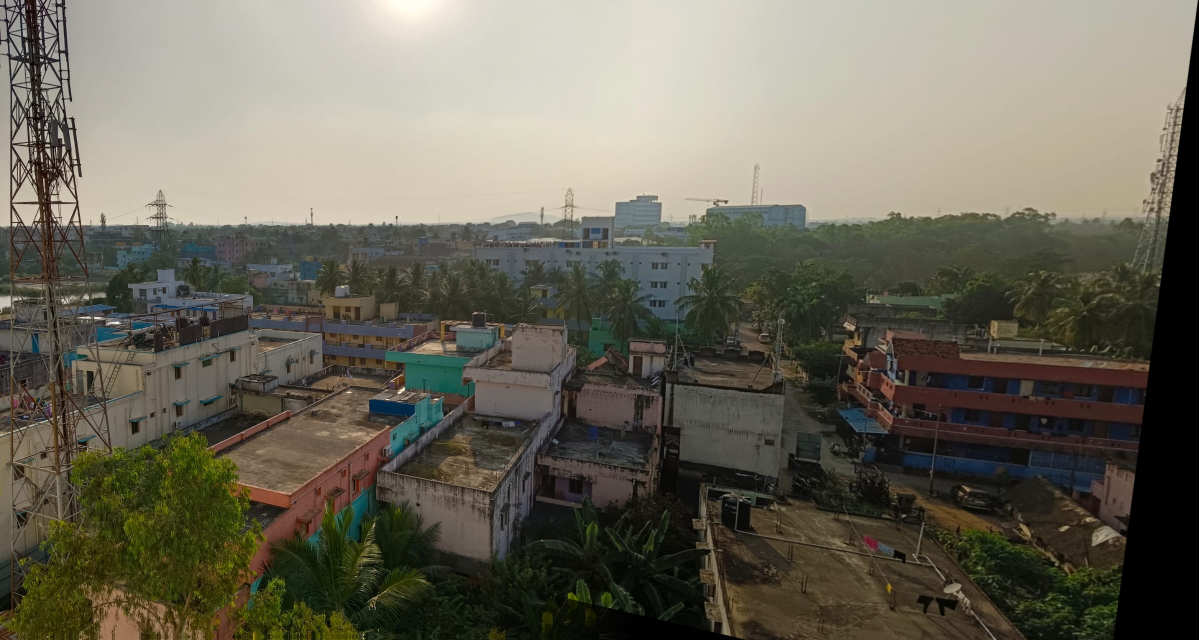
#> input picture panorama_image.jpg, 2397 x 1280 px (shown at 1/2 size)
$ python 'Image Stitcher_22.py'
#> lines starting #> are read from the running program, lines starting #| are printed output that depends on the picture
import pyfiglet
import numpy as np
import cv2
import sys
import os

# Display the Panorama text
panorama_text = pyfiglet.figlet_format("Panorama")
print(panorama_text)
print("Initializing...")

class ImageStitching:
    """Contains the utilities required to stitch images"""

    def __init__(self):
        self.smoothing_window_size = 500

    def give_gray(self, image):
        """Converts the input image to grayscale."""
        photo_gray = cv2.cvtColor(image, cv2.COLOR_RGB2GRAY)
        return image, photo_gray

    @staticmethod
    def _sift_detector(image):
        """Applies SIFT algorithm to the given image."""
        descriptor = cv2.SIFT_create()
        keypoints, features = descriptor.detectAndCompute(image, None)
        return keypoints, features

    def create_and_match_keypoints(self, features_train_image, features_query_image):
        """Creates and matches keypoints from the SIFT features using Brute Force matching."""
        bf = cv2.BFMatcher(cv2.NORM_L2, crossCheck=True)
        best_matches = bf.match(features_train_image, features_query_image)
        #print(best_matches)
        raw_matches = sorted(best_matches, key=lambda x: x.distance)
        return raw_matches

    def compute_homography(self, keypoints_train_image, keypoints_query_image, matches, reprojThresh):
        """Computes the Homography to map images to a single plane using RANSAC algorithm."""
        keypoints_train_image = np.float32([keypoint.pt for keypoint in keypoints_train_image])
        keypoints_query_image = np.float32([keypoint.pt for keypoint in keypoints_query_image])

        if len(matches) >= 4:
            points_train = np.float32([keypoints_train_image[m.queryIdx] for m in matches])
            points_query = np.float32([keypoints_query_image[m.trainIdx] for m in matches])
            H, status = cv2.findHomography(points_train, points_query, cv2.RANSAC, reprojThresh)
            return matches, H, status
        else:
            print("Minimum match count not satisfied; cannot get homography.")
            return None

    def create_mask(self, query_image, train_image, version):
        """Creates the mask using query and train images for blending."""
        height_query_photo = query_image.shape[0]
        width_query_photo = query_image.shape[1]
        width_train_photo = train_image.shape[1]
        height_panorama = height_query_photo
        width_panorama = width_query_photo + width_train_photo
        offset = int(self.smoothing_window_size / 2)
        barrier = query_image.shape[1] - int(self.smoothing_window_size / 2)
        mask = np.zeros((height_panorama, width_panorama))

        if version == "left_image":
            mask[:, barrier - offset: barrier + offset] = np.tile(
                np.linspace(1, 0, 2 * offset).T, (height_panorama, 1)
            )
            mask[:, : barrier - offset] = 1
        else:
            mask[:, barrier - offset: barrier + offset] = np.tile(
                np.linspace(0, 1, 2 * offset).T, (height_panorama, 1)
            )
            mask[:, barrier + offset:] = 1

        return cv2.merge([mask, mask, mask])

    def blending_smoothing(self, query_image, train_image, homography_matrix):
        """Blends both query and train images via the homography matrix."""
        height_img1 = query_image.shape[0]
        width_img1 = query_image.shape[1]
        width_img2 = train_image.shape[1]
        height_panorama = height_img1
        width_panorama = width_img1 + width_img2

        panorama1 = np.zeros((height_panorama, width_panorama, 3), dtype=np.float32)
        mask1 = self.create_mask(query_image, train_image, version="left_image")
        panorama1[0:query_image.shape[0], 0:query_image.shape[1], :] = query_image
        panorama1 *= mask1

        mask2 = self.create_mask(query_image, train_image, version="right_image")
        panorama2 = (
            cv2.warpPerspective(train_image, homography_matrix, (width_panorama, height_panorama))
            * mask2
        )

        result = panorama1 + panorama2

        # Remove extra blackspace
        rows, cols = np.where(result[:, :, 0] != 0)
        min_row, max_row = min(rows), max(rows) + 1
        min_col, max_col = min(cols), max(cols) + 1

        final_result = result[min_row:max_row, min_col:max_col, :]
        return final_result

    def draw_and_show_keypoints(self, image, keypoints, width=None, height=None):
        """Draws and shows keypoints on the image, with optional resizing."""
        if width is not None and height is not None:
           image = cv2.resize(image, (width, height), interpolation=cv2.INTER_AREA)

        image_with_keypoints = cv2.drawKeypoints(image, keypoints, None, flags=cv2.DRAW_MATCHES_FLAGS_DRAW_RICH_KEYPOINTS)
        cv2.imshow("Keypoints", image_with_keypoints)
        cv2.waitKey(0)
        cv2.destroyAllWindows()

def read(image_dir_list):
    """Reads the images from the provided directory list and returns them as a list."""
    images_list = []
    for image_dir in image_dir_list:
        image = cv2.imread(image_dir)
        images_list.append(image)
    return images_list, len(images_list)

def recurse(image_list, no_of_images):
    """Recursive function to get panorama of multiple images."""
    if no_of_images == 2:
        result, mapped_image = forward(
            query_photo=image_list[no_of_images - 2],
            train_photo=image_list[no_of_images - 1],
        )
        return result, mapped_image
    else:
        result, _ = forward(
            query_photo=image_list[no_of_images - 2],
            train_photo=image_list[no_of_images - 1],
        )
        image_list[no_of_images - 2] = result
        return recurse(image_list, no_of_images - 1)

def forward(query_photo, train_photo):
    """Runs a forward pass using the ImageStitching class."""
    image_stitching = ImageStitching()
    _, query_photo_gray = image_stitching.give_gray(query_photo)
    _, train_photo_gray = image_stitching.give_gray(train_photo)

    keypoints_train_image, features_train_image = image_stitching._sift_detector(train_photo_gray)
    keypoints_query_image, features_query_image = image_stitching._sift_detector(query_photo_gray)

    # Show the keypoints on the images
    image_stitching.draw_and_show_keypoints(query_photo, keypoints_query_image,width=800, height=600)
    image_stitching.draw_and_show_keypoints(train_photo, keypoints_train_image,width=800, height=600)

    matches = image_stitching.create_and_match_keypoints(features_train_image, features_query_image)

    mapped_feature_image = cv2.drawMatches(
        train_photo,
        keypoints_train_image,
        query_photo,
        keypoints_query_image,
        matches[:100],
        None,
        flags=cv2.DrawMatchesFlags_NOT_DRAW_SINGLE_POINTS
    )

    M = image_stitching.compute_homography(
        keypoints_train_image, keypoints_query_image, matches, reprojThresh=4
    )

    if M is None:
        return "Error: cannot stitch images"

    (matches, homography_matrix, status) = M

    result = image_stitching.blending_smoothing(query_photo, train_photo, homography_matrix)
    return result, mapped_feature_image

if __name__ == "__main__":
    try:
        num_images = int(input("Enter the number of images to stitch: "))
#> the answer given: 3
        image_paths = []

        for i in range(num_images):
            image_path = input(f"Enter the path for image {i + 1}: ")
            image_paths.append(image_path)
#> this loop made 3 passes; the answer given on pass 1: panorama_image.jpg

        def read_images(image_path):
            photo = cv2.imread(image_path)
            return photo

        images = [read_images(path) for path in image_paths]
#> in read_images, photo is the input picture: shape (1280, 2397, 3); mean B, G, R 89.3, 102.9, 106.4
#> images = 3 items

        result, _ = recurse(images, num_images)
#> in give_gray, `photo_gray = cv2.cvtColor(image, cv2.COLOR_RGB2GRAY)`:
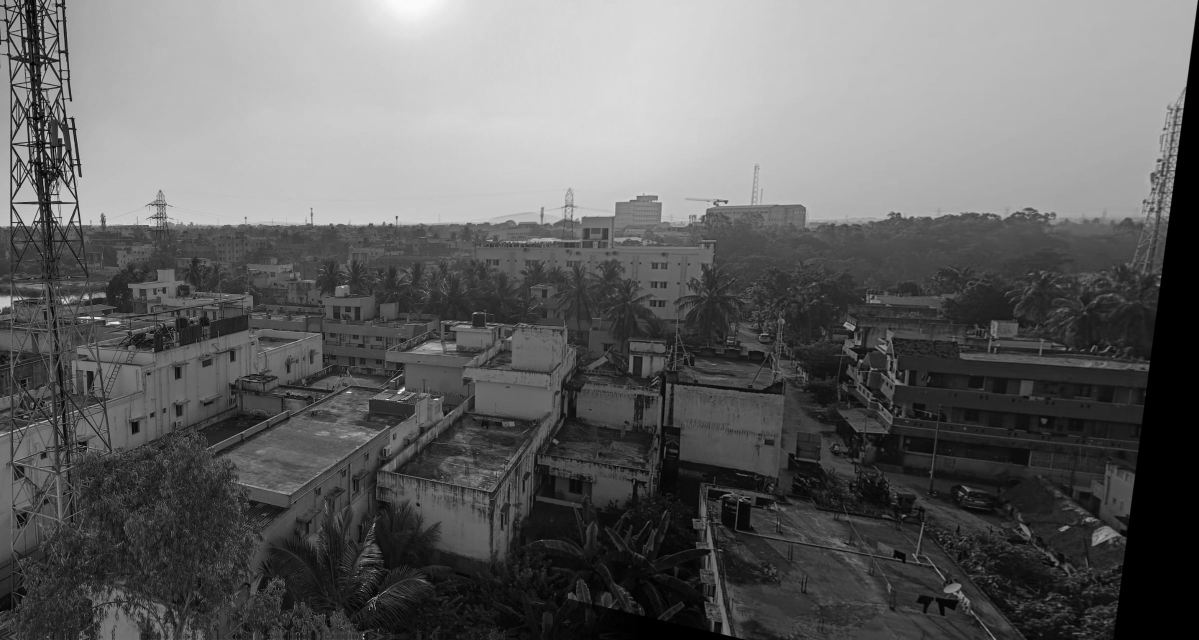
#> photo_gray: shape (1280, 2397) (shown at 1/2 size); min 0, max 251, mean 99.3
#> in _sift_detector, `keypoints, features = descriptor.detectAndCompute(image, None)`: keypoints = 12684 keypoints; strongest (x, y, size): (78, 264, 2.8), (72, 446, 2.5), (83, 120, 4.3), (44, 450, 2.3)
#> in forward, `keypoints_train_image, features_train_image = image_stitching._sift_de..`: keypoints_train_image has the same summary as keypoints in _sift_detector
#> in forward, `keypoints_query_image, features_query_image = image_stitching._sift_de..`: keypoints_query_image has the same summary as keypoints in _sift_detector
#> call 2 of draw_and_show_keypoints, with width = 800, height = 600
#> in draw_and_show_keypoints (call 2), `image_with_keypoints = cv2.drawKeypoints(image, keypoints, None, flags..`:
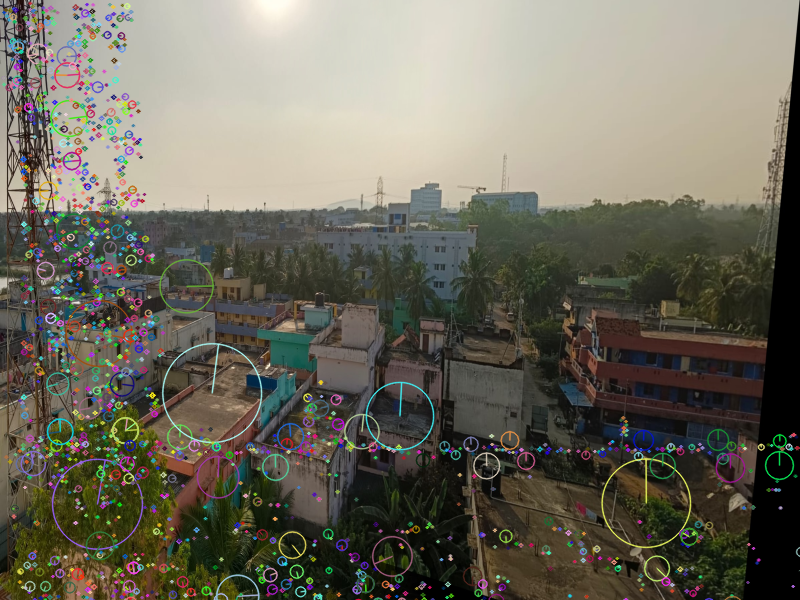
#> image_with_keypoints: shape (600, 800, 3); mean of channels 0, 1, 2 93, 105.7, 108.9; drawn as B, G, R
#> in create_and_match_keypoints, `best_matches = bf.match(features_train_image, features_query_image)`: best_matches = 12684 matches
#> in forward, `mapped_feature_image = cv2.drawMatches( train_photo, keypoints_train_i..`:
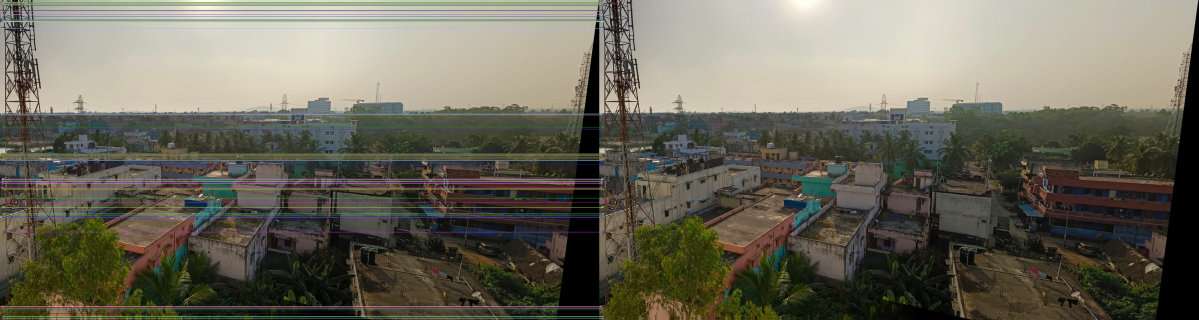
#> mapped_feature_image: shape (1280, 4794, 3) (shown at 1/4 size); mean B, G, R 90.8, 104.2, 107.2
#> in compute_homography, `keypoints_train_image = np.float32([keypoint.pt for keypoint in keypoi..`: keypoints_train_image = 12684 pairs, first value 2.82 to 2369.9, second value 2.72 to 1277.2
#> in compute_homography, `keypoints_query_image = np.float32([keypoint.pt for keypoint in keypoi..`: keypoints_query_image has the same summary as keypoints_train_image
#> in compute_homography, `points_train = np.float32([keypoints_train_image[m.queryIdx] for m in ..`: points_train has the same summary as keypoints_train_image
#> in compute_homography, `points_query = np.float32([keypoints_query_image[m.trainIdx] for m in ..`: points_query has the same summary as keypoints_train_image
#> in compute_homography, `H, status = cv2.findHomography(points_train, points_query, cv2.RANSAC,..`: H = [[1, -2.06e-15, -1.51e-12], [2.99e-15, 1, -2.51e-12], [3.96e-18, -6.25e-19, 1]]; status = 12684 values from 1 to 1
#> in forward, `M = image_stitching.compute_homography( keypoints_train_image, keypoin..`: M = 3 matches
#> in forward, `(matches, homography_matrix, status) = M`: homography_matrix has the same summary as H in compute_homography; status = 12684 values from 1 to 1
#> in blending_smoothing, `mask1 = self.create_mask(query_image, train_image, version="left_image")`:
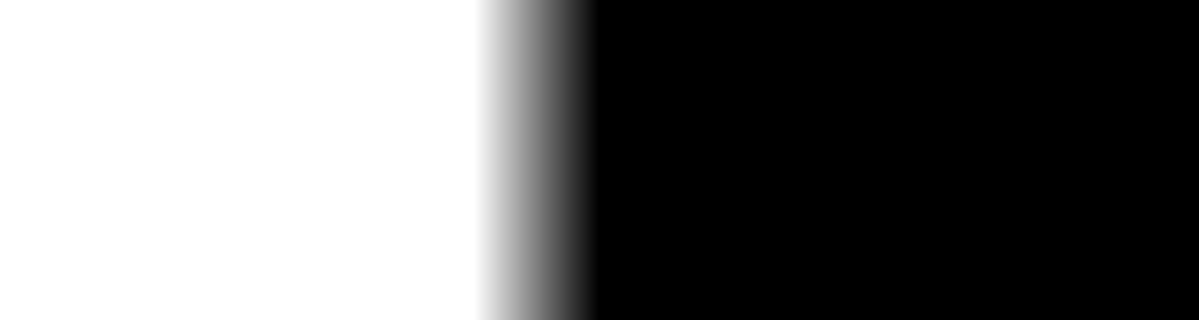
#> mask1: shape (1280, 4794, 3) float64 (shown at 1/4 size); min 0, max 1, mean 0.448
#> in blending_smoothing, `panorama1 *= mask1`:
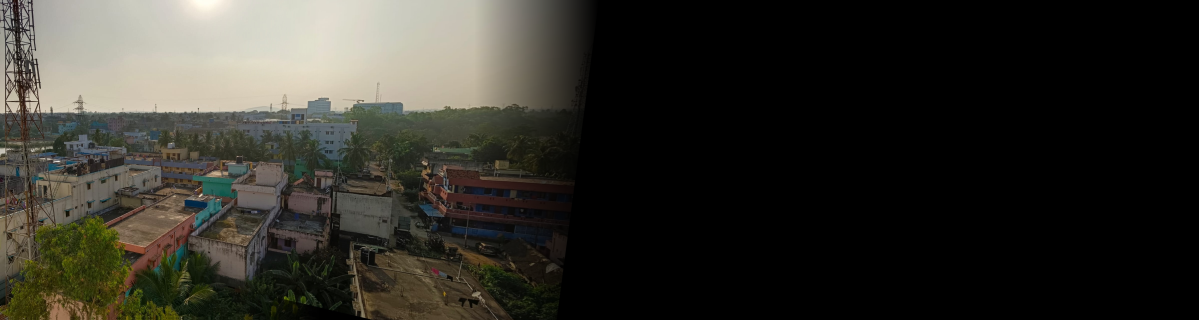
#> panorama1: shape (1280, 4794, 3) float32 (shown at 1/4 size); mean B, G, R 41.4, 47.7, 49.2
#> in blending_smoothing, `mask2 = self.create_mask(query_image, train_image, version="right_imag..`:
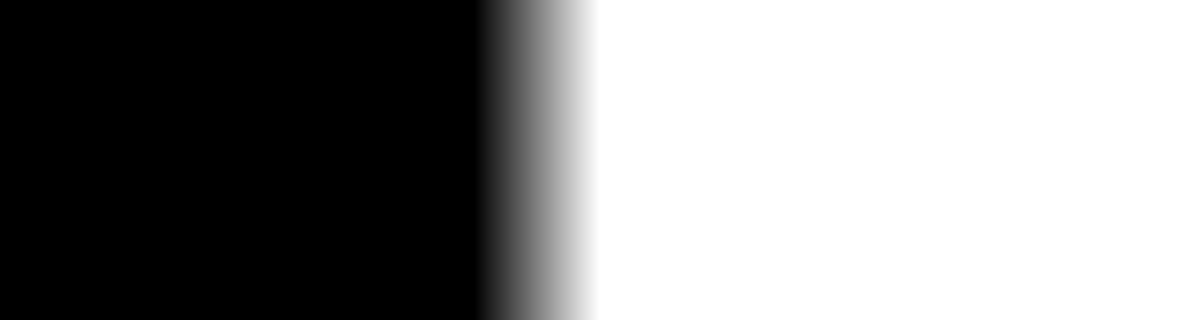
#> mask2: shape (1280, 4794, 3) float64 (shown at 1/4 size); min 0, max 1, mean 0.552
#> in blending_smoothing, `panorama2 = ( cv2.warpPerspective(train_image, homography_matrix, (wid..`:
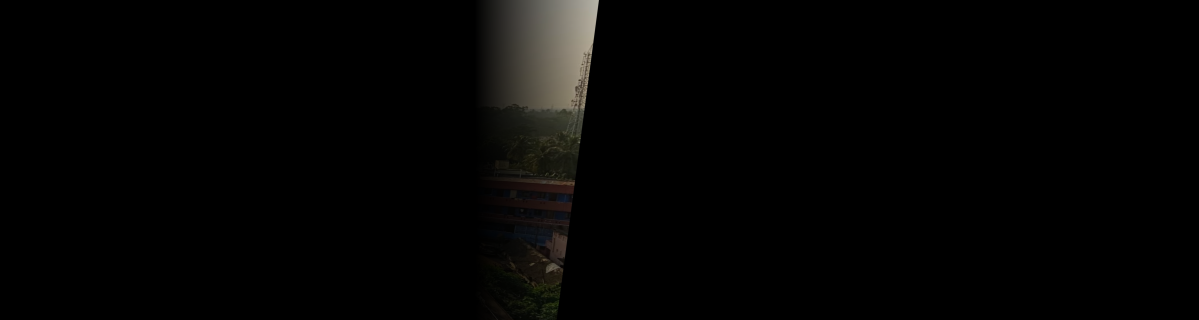
#> panorama2: shape (1280, 4794, 3) float64 (shown at 1/4 size); mean B, G, R 3.2, 3.8, 4
#> in blending_smoothing, `min_row, max_row = min(rows), max(rows) + 1`: min_row = 0; max_row = 1280
#> in blending_smoothing, `min_col, max_col = min(cols), max(cols) + 1`: min_col = 0; max_col = 2397

        # Ensure the output directory exists
        output_dir = "outputs"
        if not os.path.exists(output_dir):
            os.makedirs(output_dir)

        output_path = os.path.join(output_dir, "panorama_image.jpg")
        cv2.imwrite(output_path, result)
        print(f"Panorama created successfully and saved at {output_path}.")

    except Exception as e:
        print(f"An error occurred: {e}")
